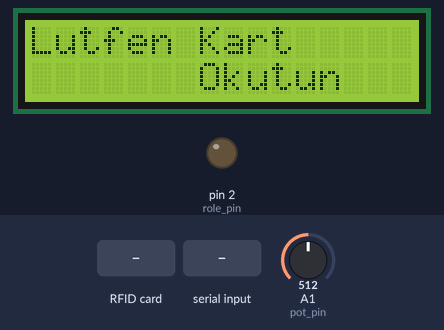
Simulated run of this sketch. Board: Arduino Uno, built with avr-gcc and run on an emulated ATmega328P. Shown: 16×2 character LCD, output pins drawn as LEDs (lit = HIGH). The test bench sets the inputs (shaded band); at power-on: A1 (pot_pin) = 512. Pins used as bus, display or sensor lines are not drawn; what the sketch prints to the serial monitor is not drawn.

Above: at 1.3 s.
1.4 s: RFID card 5E 7A 19 C4 held to the reader
At 3.6 s:
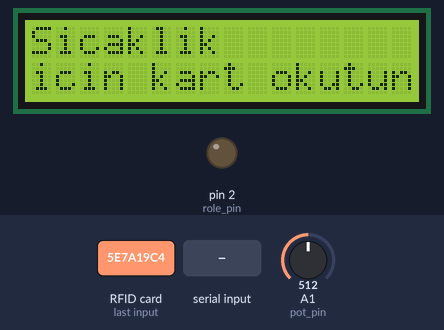
3.9 s: "2\n" received over Serial
At 4.9 s:
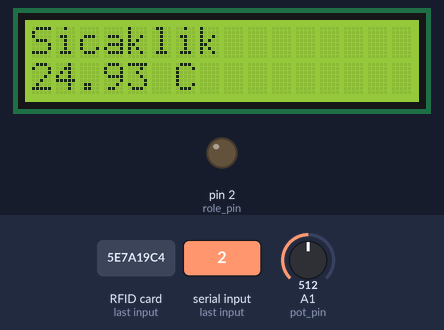
6.9 s: A1 (pot_pin) set to 493
At 8.1 s:
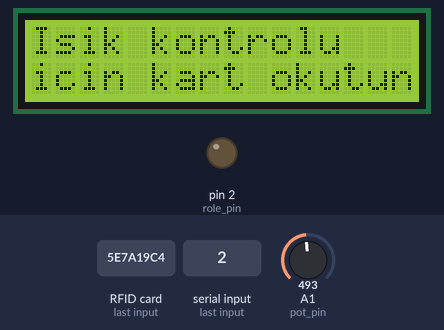
8.7 s: "1\n" received over Serial
At 9.5 s:
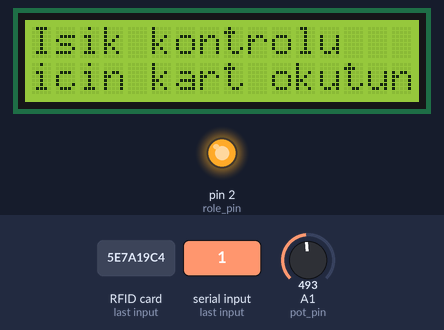
10.3 s: A1 (pot_pin) set to 273
11.8 s: A1 (pot_pin) set to 240
At 12.6 s:
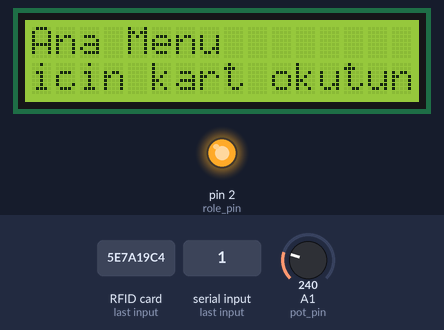
Timing chart, 0 to 14.6 s (numbered marks = the images above; inputs shaded):
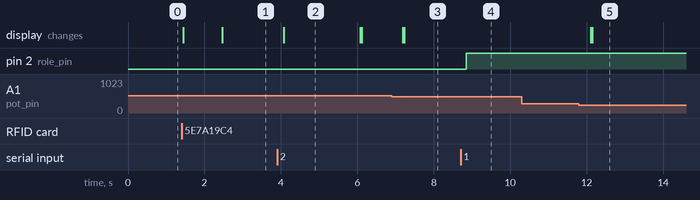

The sketch:

Otomasyon.ino
```cpp
//#include <IRremote.h>
#include <SPI.h>
#include <MFRC522.h>
#include <Wire.h>
#include <LiquidCrystal_I2C.h>

String kullanici_adi = "Merthan Karaman";
int SDA_pin = 10, SCK_pin = 13, MOSI_pin = 11, MISO_pin = 12, RST_pin = 9, kart_gosterme=0;
MFRC522 kart_okuyucu(SDA_pin, RST_pin);
#define veri_boyut 3
int dogruluk=0,kart_veritabani[veri_boyut][4] = {{103,131,227,770}};

#define sicaklik_pin A0
 //  LM35DZ Yazi on 5V Analog GND  \\

#define role_pin 2
int role_durum=0;

/*#define kizilotesi_pin 3 // X onde Sinyal GND 5V  \\

IRrecv kizilotesi(kizilotesi_pin);
decode_results kizilotesi_veriler;*/

LiquidCrystal_I2C ekran(0x27,16,2); //SDA A4 SCL A5 \\


#define pot_pin A1
int menu_sayisi = 3,pot_deger,secilen_menu,eski_secilen_menu=-2;

unsigned long eski_zaman,simdiki_zaman;
bool ilk_sefer = true;

char secim;


void setup() {
  Serial.begin(9600);
  ekran.init();
  ekran.backlight();
  //kizilotesi.enableIRIn();
  SPI.begin();
  kart_okuyucu.PCD_Init();
  pinMode(role_pin,OUTPUT);
  digitalWrite(role_pin,LOW);
  ekran.clear(); ekran.print("Lutfen Kart"); ekran.setCursor(7,1); ekran.print("Okutun");
  Serial.println("Lutfen Kart Okutun");

}
int kart_okuma(){
  if ( ! kart_okuyucu.PICC_IsNewCardPresent()){
    return 0;
  }
  if ( ! kart_okuyucu.PICC_ReadCardSerial()){
    return 0;
  }
  if(kart_gosterme >0){
    Serial.println("Kart kodu: ");
    for(int i=0;i<=4;i++){
      Serial.print(kart_okuyucu.uid.uidByte[i]); if(i<3)Serial.print(",");
    }
    Serial.print("\n");
  }
  for(int i=0;i<=veri_boyut;i++){
    dogruluk=0;
    for(int j=0;j<=4;j++){
      if(kart_okuyucu.uid.uidByte[j] == kart_veritabani[i][j]){
        dogruluk++;
      }
      if(dogruluk==4){
        //kart_gosterme=1;
        return 1;
      }
    }
  }
  kart_okuyucu.PICC_HaltA();
  return 0;
}

int zaman_tut(int sure){
  simdiki_zaman = millis();
  if(ilk_sefer == true){
    eski_zaman = simdiki_zaman;
    ilk_sefer = false;
  }
  if(simdiki_zaman - eski_zaman < sure){
    if(simdiki_zaman % 500 > 0 && simdiki_zaman % 500 < 300){
      if(kart_okuma() >0){
        ilk_sefer = true;
        return 1;
      }
    }

  }
  else{
    if(kart_okuma() >0){
      ilk_sefer = true;
      return 1;
    }
    ilk_sefer = true;}
  return 0;

}
void sicaklik_okuma(){
  float sicaklik = analogRead(sicaklik_pin)*0.48875;
  Serial.print(sicaklik); Serial.println(" C"); ekran.clear(); ekran.print("Sicaklik"); ekran.setCursor(0,1); ekran.print(sicaklik); ekran.print(" C"); delay(2000);
}
void role_degistirme(){
  if(role_durum == 0){
    role_durum=1;
    digitalWrite(role_pin,HIGH);
  }
  else{
    role_durum=0;
    digitalWrite(role_pin,LOW);
  }
}
int pot_okuma(){
  pot_deger = map(analogRead(pot_pin),0,1023,0,menu_sayisi+1); if(pot_deger ==menu_sayisi+1) pot_deger=menu_sayisi;
  return pot_deger;
}
void birkez_calis(){

}
void ekran_yazdir(){
  secilen_menu = pot_okuma();
  if(eski_secilen_menu != secilen_menu){
    ekran.clear();
  }
  eski_secilen_menu = secilen_menu;

  if(secilen_menu == 0){
    ekran.print("Ana Menu");
    if(zaman_tut(2000)){
      return 0;
    }
  }
  else if(secilen_menu == 1){
    ekran.print("Isik kontrolu");
    if(zaman_tut(2000)){
      role_degistirme();
      return 0;
    }
  }
  else if(secilen_menu == 2){
    ekran.print("Sicaklik");
    if(zaman_tut(2000)){
      sicaklik_okuma();
      return 0;
    }
  }
   ekran.setCursor(0,1); ekran.print("icin kart okutun"); delay(500);
   return secilen_menu;
}
void seri_yazdir(){
  Serial.println("Isik kontrolu icin 1'i tuslayin");
  Serial.println("Sicaklik bilgisi icin 2'i tuslayin");
  secim = (Serial.read());
  if(secim == '1'){
    Serial.println("Isik kontrolu");
    role_degistirme();
  }
  else if(secim == '2'){
    sicaklik_okuma();
  }

}

void loop() {


  if(kart_okuma()){
    ekran.clear(); ekran.print("   Hosgeldiniz"); Serial.print("Hosgeldiniz "); ekran.setCursor(0,1); ekran.print(kullanici_adi);  Serial.println(kullanici_adi);delay(1000);
    while(1){
      if(Serial.available()>0){
        seri_yazdir();
      }
      ekran_yazdir();
    }
  }

}
```

Measured:
- the behaviour switches between 512 and 511 on A1 (pot_pin) (found by bisection; images 2 and 3)
- the behaviour switches between 256 and 255 on A1 (pot_pin) (found by bisection; images 4 and 5)
- after the input at 1.4 s, the display: first changes after 0.05 s (image 1 shows a later state)
- after the input at 3.9 s, the display: changes after 0.17 s (image 2)
- after the input at 6.9 s, the display: first changes after 0.29 s (image 3 shows a later state)
- after the input at 8.7 s, pin 2 (role_pin): LOW → HIGH after 0.16 s
- after the input at 10.3 s, every drawn part: stays the same
- after the input at 11.8 s, the display: first changes after 0.31 s (image 5 shows a later state)
